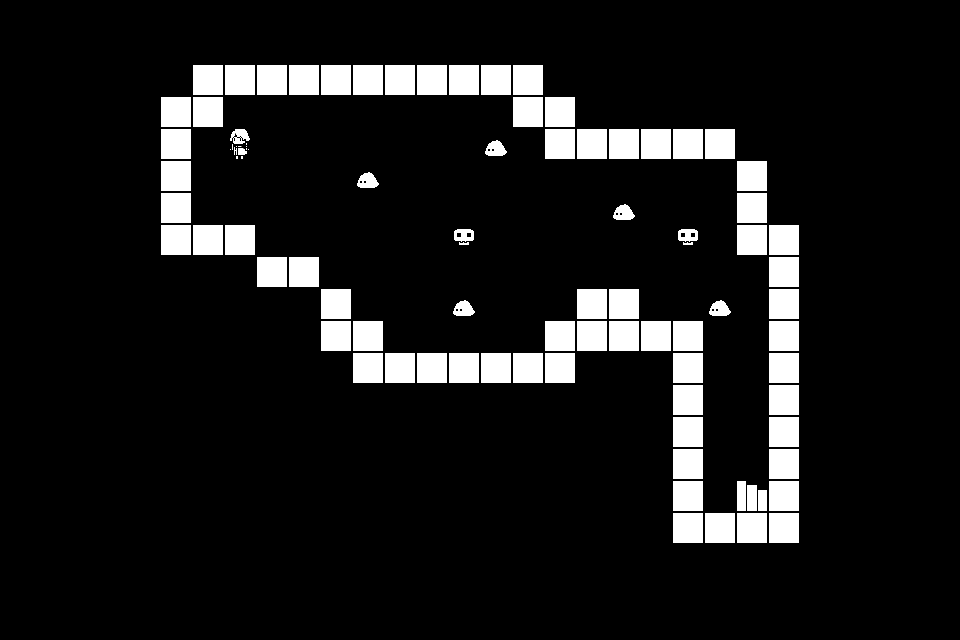

A level layout from a 2D game, rendered from its tile map. Below: a short description, then the map file with its tile-grid data intact:
An orthogonal 30x20 tile map with 32x32 px tiles, 3 tile layers (Tile Layer 1, Tile Layer 2, Tile Layer 3).

<map version="1.10" tiledversion="1.11.0" orientation="orthogonal" renderorder="right-down" width="30" height="20" tilewidth="32" tileheight="32" infinite="0" nextlayerid="4" nextobjectid="1">
 <tileset firstgid="1" source="tileset.tsx" />
 <layer id="1" name="Tile Layer 1" width="30" height="20">
  <data encoding="csv">
3,3,3,3,3,3,3,3,3,3,3,3,3,3,3,3,3,3,3,3,3,3,3,3,3,3,3,3,3,3,
3,3,3,3,3,3,3,3,3,3,3,3,3,3,3,3,3,3,3,3,3,3,3,3,3,3,3,3,3,3,
3,3,3,3,3,3,3,3,3,3,3,3,3,3,3,3,3,3,3,3,3,3,3,3,3,3,3,3,3,3,
3,3,3,3,3,3,3,3,3,3,3,3,3,3,3,3,3,3,3,3,3,3,3,3,3,3,3,3,3,3,
3,3,3,3,3,3,3,3,3,3,3,3,3,3,3,3,3,3,3,3,3,3,3,3,3,3,3,3,3,3,
3,3,3,3,3,3,3,3,3,3,3,3,3,3,3,3,3,3,3,3,3,3,3,3,3,3,3,3,3,3,
3,3,3,3,3,3,3,3,3,3,3,3,3,3,3,3,3,3,3,3,3,3,3,3,3,3,3,3,3,3,
3,3,3,3,3,3,3,3,3,3,3,3,3,3,3,3,3,3,3,3,3,3,3,3,3,3,3,3,3,3,
3,3,3,3,3,3,3,3,3,3,3,3,3,3,3,3,3,3,3,3,3,3,3,3,3,3,3,3,3,3,
3,3,3,3,3,3,3,3,3,3,3,3,3,3,3,3,3,3,3,3,3,3,3,3,3,3,3,3,3,3,
3,3,3,3,3,3,3,3,3,3,3,3,3,3,3,3,3,3,3,3,3,3,3,3,3,3,3,3,3,3,
3,3,3,3,3,3,3,3,3,3,3,3,3,3,3,3,3,3,3,3,3,3,3,3,3,3,3,3,3,3,
3,3,3,3,3,3,3,3,3,3,3,3,3,3,3,3,3,3,3,3,3,3,3,3,3,3,3,3,3,3,
3,3,3,3,3,3,3,3,3,3,3,3,3,3,3,3,3,3,3,3,3,3,3,3,3,3,3,3,3,3,
3,3,3,3,3,3,3,3,3,3,3,3,3,3,3,3,3,3,3,3,3,3,3,3,3,3,3,3,3,3,
3,3,3,3,3,3,3,3,3,3,3,3,3,3,3,3,3,3,3,3,3,3,3,3,3,3,3,3,3,3,
3,3,3,3,3,3,3,3,3,3,3,3,3,3,3,3,3,3,3,3,3,3,3,3,3,3,3,3,3,3,
3,3,3,3,3,3,3,3,3,3,3,3,3,3,3,3,3,3,3,3,3,3,3,3,3,3,3,3,3,3,
3,3,3,3,3,3,3,3,3,3,3,3,3,3,3,3,3,3,3,3,3,3,3,3,3,3,3,3,3,3,
3,3,3,3,3,3,3,3,3,3,3,3,3,3,3,3,3,3,3,3,3,3,3,3,3,3,3,3,3,3
</data>
 </layer>
 <layer id="2" name="Tile Layer 2" width="30" height="20">
  <data encoding="csv">
0,0,0,0,0,0,0,0,0,0,0,0,0,0,0,0,0,0,0,0,0,0,0,0,0,0,0,0,0,0,
0,0,0,0,0,0,0,0,0,0,0,0,0,0,0,0,0,0,0,0,0,0,0,0,0,0,0,0,0,0,
0,0,0,0,0,0,4,4,4,4,4,4,4,4,4,4,4,0,0,0,0,0,0,0,0,0,0,0,0,0,
0,0,0,0,0,4,4,0,0,0,0,0,0,0,0,0,4,4,0,0,0,0,0,0,0,0,0,0,0,0,
0,0,0,0,0,4,0,0,0,0,0,0,0,0,0,0,0,4,4,4,4,4,4,0,0,0,0,0,0,0,
0,0,0,0,0,4,0,0,0,0,0,0,0,0,0,0,0,0,0,0,0,0,0,4,0,0,0,0,0,0,
0,0,0,0,0,4,0,0,0,0,0,0,0,0,0,0,0,0,0,0,0,0,0,4,0,0,0,0,0,0,
0,0,0,0,0,4,4,4,0,0,0,0,0,0,0,0,0,0,0,0,0,0,0,4,4,0,0,0,0,0,
0,0,0,0,0,0,0,0,4,4,0,0,0,0,0,0,0,0,0,0,0,0,0,0,4,0,0,0,0,0,
0,0,0,0,0,0,0,0,0,0,4,0,0,0,0,0,0,0,4,4,0,0,0,0,4,0,0,0,0,0,
0,0,0,0,0,0,0,0,0,0,4,4,0,0,0,0,0,4,4,4,4,4,0,0,4,0,0,0,0,0,
0,0,0,0,0,0,0,0,0,0,0,4,4,4,4,4,4,4,0,0,0,4,0,0,4,0,0,0,0,0,
0,0,0,0,0,0,0,0,0,0,0,0,0,0,0,0,0,0,0,0,0,4,0,0,4,0,0,0,0,0,
0,0,0,0,0,0,0,0,0,0,0,0,0,0,0,0,0,0,0,0,0,4,0,0,4,0,0,0,0,0,
0,0,0,0,0,0,0,0,0,0,0,0,0,0,0,0,0,0,0,0,0,4,0,0,4,0,0,0,0,0,
0,0,0,0,0,0,0,0,0,0,0,0,0,0,0,0,0,0,0,0,0,4,0,0,4,0,0,0,0,0,
0,0,0,0,0,0,0,0,0,0,0,0,0,0,0,0,0,0,0,0,0,4,4,4,4,0,0,0,0,0,
0,0,0,0,0,0,0,0,0,0,0,0,0,0,0,0,0,0,0,0,0,0,0,0,0,0,0,0,0,0,
0,0,0,0,0,0,0,0,0,0,0,0,0,0,0,0,0,0,0,0,0,0,0,0,0,0,0,0,0,0,
0,0,0,0,0,0,0,0,0,0,0,0,0,0,0,0,0,0,0,0,0,0,0,0,0,0,0,0,0,0
</data>
 </layer>
 <layer id="3" name="Tile Layer 3" width="30" height="20">
  <data encoding="csv">
0,0,0,0,0,0,0,0,0,0,0,0,0,0,0,0,0,0,0,0,0,0,0,0,0,0,0,0,0,0,
0,0,0,0,0,0,0,0,0,0,0,0,0,0,0,0,0,0,0,0,0,0,0,0,0,0,0,0,0,0,
0,0,0,0,0,0,0,0,0,0,0,0,0,0,0,0,0,0,0,0,0,0,0,0,0,0,0,0,0,0,
0,0,0,0,0,0,0,0,0,0,0,0,0,0,0,0,0,0,0,0,0,0,0,0,0,0,0,0,0,0,
0,0,0,0,0,0,0,6,0,0,0,0,0,0,0,7,0,0,0,0,0,0,0,0,0,0,0,0,0,0,
0,0,0,0,0,0,0,0,0,0,0,7,0,0,0,0,0,0,0,0,0,0,0,0,0,0,0,0,0,0,
0,0,0,0,0,0,0,0,0,0,0,0,0,0,0,0,0,0,0,7,0,0,0,0,0,0,0,0,0,0,
0,0,0,0,0,0,0,0,0,0,0,0,0,0,10,0,0,0,0,0,0,10,0,0,0,0,0,0,0,0,
0,0,0,0,0,0,0,0,0,0,0,0,0,0,0,0,0,0,0,0,0,0,0,0,0,0,0,0,0,0,
0,0,0,0,0,0,0,0,0,0,0,0,0,0,7,0,0,0,0,0,0,0,7,0,0,0,0,0,0,0,
0,0,0,0,0,0,0,0,0,0,0,0,0,0,0,0,0,0,0,0,0,0,0,0,0,0,0,0,0,0,
0,0,0,0,0,0,0,0,0,0,0,0,0,0,0,0,0,0,0,0,0,0,0,0,0,0,0,0,0,0,
0,0,0,0,0,0,0,0,0,0,0,0,0,0,0,0,0,0,0,0,0,0,0,0,0,0,0,0,0,0,
0,0,0,0,0,0,0,0,0,0,0,0,0,0,0,0,0,0,0,0,0,0,0,0,0,0,0,0,0,0,
0,0,0,0,0,0,0,0,0,0,0,0,0,0,0,0,0,0,0,0,0,0,0,0,0,0,0,0,0,0,
0,0,0,0,0,0,0,0,0,0,0,0,0,0,0,0,0,0,0,0,0,0,0,5,0,0,0,0,0,0,
0,0,0,0,0,0,0,0,0,0,0,0,0,0,0,0,0,0,0,0,0,0,0,0,0,0,0,0,0,0,
0,0,0,0,0,0,0,0,0,0,0,0,0,0,0,0,0,0,0,0,0,0,0,0,0,0,0,0,0,0,
0,0,0,0,0,0,0,0,0,0,0,0,0,0,0,0,0,0,0,0,0,0,0,0,0,0,0,0,0,0,
0,0,0,0,0,0,0,0,0,0,0,0,0,0,0,0,0,0,0,0,0,0,0,0,0,0,0,0,0,0
</data>
 </layer>
</map>
